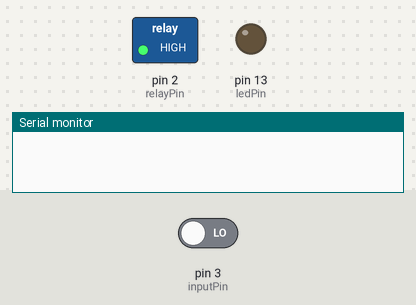
Simulated run of this sketch. Board: Arduino Uno, built with avr-gcc and run on an emulated ATmega328P. On the bench: switched loads named in the sketch (green lamp = pin HIGH), output pins drawn as LEDs (lit = HIGH), the last lines printed to the serial monitor. Inputs (shaded band) come from the test bench; at power-on: pin 3 (inputPin) LOW.

Above: at 1.2 s.
1.3 s: pin 3 (inputPin) driven HIGH
At 2.3 s:
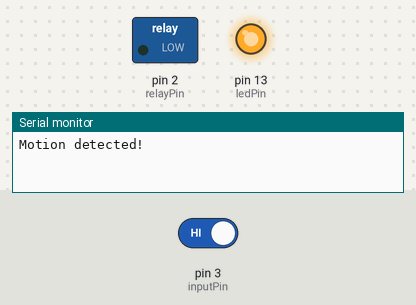
2.8 s: pin 3 (inputPin) driven LOW
At 3.4 s:
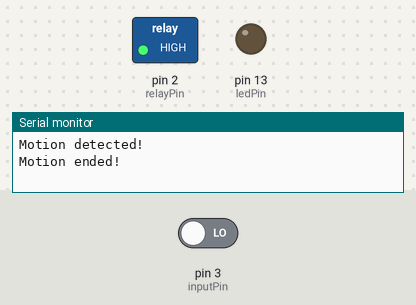
Timing chart, 0 to 5.8 s (numbered marks = the images above; inputs shaded):
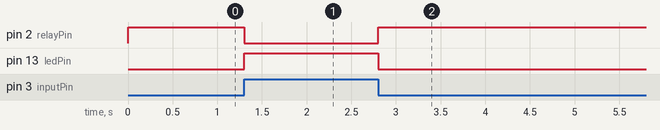

The sketch:

7a__relay_motion.ino
```cpp
int relayPin = 2;
int ledPin = 13;                // choose the pin for the LED
int inputPin = 3;               // choose the input pin (for PIR sensor)
int pirState = LOW;             // we start, assuming no motion detected
int val = 0;                    // variable for reading the pin status

void setup() {
  pinMode(ledPin, OUTPUT);      // declare LED as output
  pinMode(inputPin, INPUT);     // declare sensor as input

  // initialize digital pin LED_BUILTIN as an output.
  pinMode(relayPin, OUTPUT);

  Serial.begin(9600);
}

void loop(){
  val = digitalRead(inputPin);  // read input value

  if (val == HIGH)  // check if the input is HIGH (motion detected)
  {
    digitalWrite(ledPin, HIGH);  // turn LED ON
    digitalWrite(relayPin, LOW);    // nyalakan RELAY (NO = COM)
    if (pirState == LOW) // jika sebelumnya memang tidak ada motion,
    {
      Serial.println("Motion detected!"); // print on output change
      pirState = HIGH; // supaya berikutnya tidak ngeprint lagi
    }
  }
  else
  {
    digitalWrite(ledPin, LOW); // turn LED OFF
    digitalWrite(relayPin, HIGH);    // matikan RELAY (NO != COM)
    if (pirState == HIGH)
  {
      Serial.println("Motion ended!");  // print on output change
      pirState = LOW;
    }
  }
}
```

Measured:
- after the input at 1.3 s, pin 2 (relayPin): HIGH → LOW at once; pin 13 (ledPin): LOW → HIGH at once
- after the input at 2.8 s, pin 2 (relayPin): LOW → HIGH at once; pin 13 (ledPin): HIGH → LOW at once
